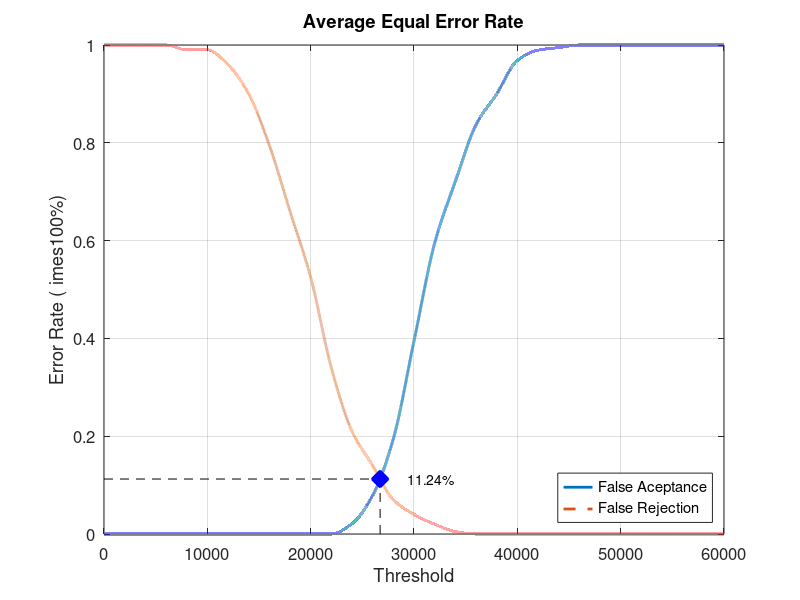
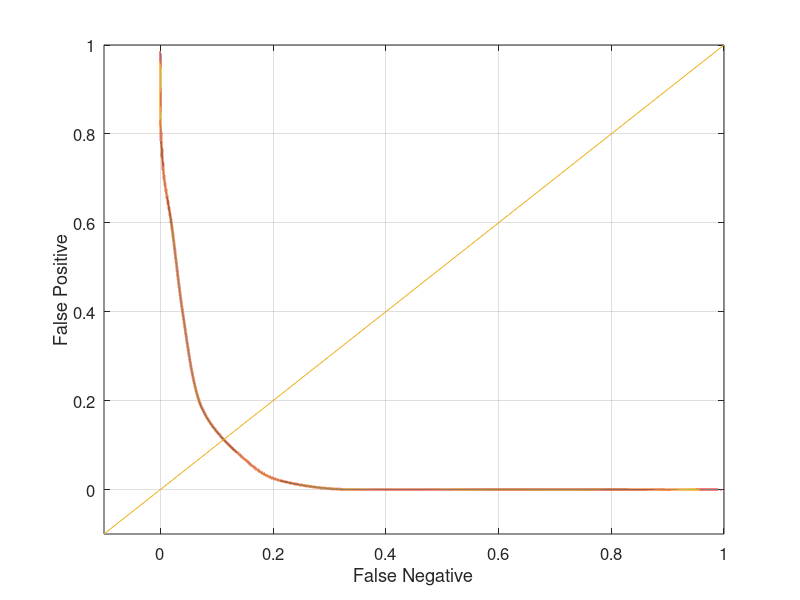

Source code (MATLAB) for these figures, in order:
close all;
clear;
clc;
x = 0:2000:60000;
xq = 0:0.5:60000;

y0 = [0 0 0 0 0 0 0 0 0 0 0 0 0.0210526 0.0789474 0.194737 0.394737 0.594737 0.721053 0.836842 0.9 0.968421 0.989474 0.994737 1 1 1 1 1 1 1 1]
yy0 = interp1(x, y0, xq, 'pchip');
y1 = [1 1 1 1 0.99 0.99 0.96 0.9 0.795 0.66 0.525 0.34 0.21 0.14 0.07 0.04 0.02 0.005 0 0 0 0 0 0 0 0 0 0 0 0 0]
yy1 = interp1(x, y1, xq, 'pchip');

% Calculating EER: 
y2 = abs(y0 - y1);
find(y2 == min(y2))
yy2 = abs(yy0 - yy1);
xEER = find(yy2 == min(yy2));
xEERIndex = xq(xEER) % X-axis EER
yEER = yy0(xEER) % Y-axis EER

main = figure
plot(xq, yy0,'-','LineWidth', 2);	hold on
plot(xq, yy1,'--','LineWidth', 2);	hold on
plot([xEERIndex xEERIndex], [0 yEER], 'k--');	hold on
plot([0 xEERIndex], [yEER yEER], 'k--');	hold on
plot(xEERIndex, yEER, 'bx', 'LineWidth', 10);	hold on
text(xEERIndex + 10 * xEERIndex / 100, yEER, [num2str(round((10000 * yEER)) / 100) '%'])
legend('False Aceptance', 'False Rejection', 'Location', 'SouthEast')
xlabel('Threshold')
ylabel('Error Rate (	imes100%)')
title('Average Equal Error Rate')
set(gca, 'FontSize', 12)
axis([0 60000 0 1])
grid on

print(main, 'Database5_1Main', '-dpng');
FNRxFPR = figure('Color', [1 1 1]);
plot(yy1, yy0, '-', yy1, yy0, 'LineWidth', 2);
hold on
y = -0.1:0.1:1
plot(y, y); 
set(gca, 'FontSize', 12)
xlabel('False Negative')
ylabel('False Positive')
axis([-0.1 1 -0.1 1])
set(gca, 'FontSize', 12)
grid on

print(FNRxFPR, 'Database5_1FNRxFPR','-dpng');
